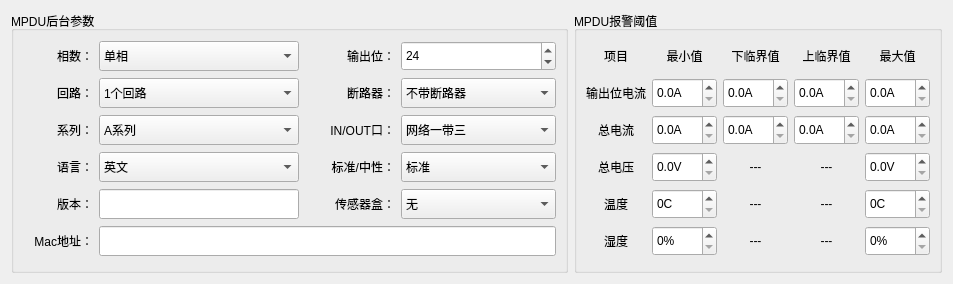
<?xml version="1.0" encoding="UTF-8"?>
<ui version="4.0">
 <class>Home_MpduWid</class>
 <widget class="QWidget" name="Home_MpduWid">
  <property name="geometry">
   <rect>
    <x>0</x>
    <y>0</y>
    <width>953</width>
    <height>284</height>
   </rect>
  </property>
  <property name="windowTitle">
   <string>Form</string>
  </property>
  <layout class="QGridLayout" name="gridLayout">
   <item row="0" column="0">
    <widget class="QGroupBox" name="groupBox">
     <property name="minimumSize">
      <size>
       <width>0</width>
       <height>30</height>
      </size>
     </property>
     <property name="title">
      <string>MPDU后台参数</string>
     </property>
     <layout class="QGridLayout" name="gridLayout_3">
      <item row="0" column="0">
       <widget class="QLabel" name="label">
        <property name="minimumSize">
         <size>
          <width>60</width>
          <height>30</height>
         </size>
        </property>
        <property name="maximumSize">
         <size>
          <width>70</width>
          <height>16777215</height>
         </size>
        </property>
        <property name="text">
         <string>相数：</string>
        </property>
        <property name="alignment">
         <set>Qt::AlignRight|Qt::AlignTrailing|Qt::AlignVCenter</set>
        </property>
       </widget>
      </item>
      <item row="0" column="1">
       <widget class="QComboBox" name="lineBox">
        <property name="minimumSize">
         <size>
          <width>0</width>
          <height>30</height>
         </size>
        </property>
        <item>
         <property name="text">
          <string>单相</string>
         </property>
        </item>
        <item>
         <property name="text">
          <string>三相</string>
         </property>
        </item>
       </widget>
      </item>
      <item row="0" column="2">
       <widget class="QLabel" name="label_3">
        <property name="minimumSize">
         <size>
          <width>60</width>
          <height>30</height>
         </size>
        </property>
        <property name="maximumSize">
         <size>
          <width>90</width>
          <height>16777215</height>
         </size>
        </property>
        <property name="text">
         <string>输出位：</string>
        </property>
        <property name="alignment">
         <set>Qt::AlignRight|Qt::AlignTrailing|Qt::AlignVCenter</set>
        </property>
       </widget>
      </item>
      <item row="0" column="3">
       <widget class="QSpinBox" name="outputSpin">
        <property name="minimumSize">
         <size>
          <width>0</width>
          <height>30</height>
         </size>
        </property>
        <property name="maximum">
         <number>42</number>
        </property>
        <property name="value">
         <number>24</number>
        </property>
       </widget>
      </item>
      <item row="1" column="0">
       <widget class="QLabel" name="label_2">
        <property name="minimumSize">
         <size>
          <width>60</width>
          <height>30</height>
         </size>
        </property>
        <property name="maximumSize">
         <size>
          <width>70</width>
          <height>16777215</height>
         </size>
        </property>
        <property name="text">
         <string>回路：</string>
        </property>
        <property name="alignment">
         <set>Qt::AlignRight|Qt::AlignTrailing|Qt::AlignVCenter</set>
        </property>
       </widget>
      </item>
      <item row="1" column="1">
       <widget class="QComboBox" name="loopBox">
        <property name="minimumSize">
         <size>
          <width>0</width>
          <height>30</height>
         </size>
        </property>
        <item>
         <property name="text">
          <string>1个回路</string>
         </property>
        </item>
        <item>
         <property name="text">
          <string>2个回路</string>
         </property>
        </item>
        <item>
         <property name="text">
          <string>3个回路</string>
         </property>
        </item>
        <item>
         <property name="text">
          <string>4个回路</string>
         </property>
        </item>
        <item>
         <property name="text">
          <string>6个回路</string>
         </property>
        </item>
       </widget>
      </item>
      <item row="1" column="2">
       <widget class="QLabel" name="label_7">
        <property name="minimumSize">
         <size>
          <width>60</width>
          <height>30</height>
         </size>
        </property>
        <property name="maximumSize">
         <size>
          <width>90</width>
          <height>16777215</height>
         </size>
        </property>
        <property name="text">
         <string>断路器：</string>
        </property>
        <property name="alignment">
         <set>Qt::AlignRight|Qt::AlignTrailing|Qt::AlignVCenter</set>
        </property>
       </widget>
      </item>
      <item row="1" column="3">
       <widget class="QComboBox" name="breakerBox">
        <property name="minimumSize">
         <size>
          <width>0</width>
          <height>30</height>
         </size>
        </property>
        <item>
         <property name="text">
          <string>不带断路器</string>
         </property>
        </item>
        <item>
         <property name="text">
          <string>带断路器</string>
         </property>
        </item>
       </widget>
      </item>
      <item row="2" column="0">
       <widget class="QLabel" name="label_5">
        <property name="minimumSize">
         <size>
          <width>60</width>
          <height>30</height>
         </size>
        </property>
        <property name="maximumSize">
         <size>
          <width>70</width>
          <height>16777215</height>
         </size>
        </property>
        <property name="text">
         <string>系列：</string>
        </property>
        <property name="alignment">
         <set>Qt::AlignRight|Qt::AlignTrailing|Qt::AlignVCenter</set>
        </property>
       </widget>
      </item>
      <item row="2" column="1">
       <widget class="QComboBox" name="seriesBox">
        <property name="minimumSize">
         <size>
          <width>0</width>
          <height>30</height>
         </size>
        </property>
        <item>
         <property name="text">
          <string>A系列</string>
         </property>
        </item>
        <item>
         <property name="text">
          <string>B系列</string>
         </property>
        </item>
        <item>
         <property name="text">
          <string>C系列</string>
         </property>
        </item>
        <item>
         <property name="text">
          <string>D系列</string>
         </property>
        </item>
       </widget>
      </item>
      <item row="2" column="2">
       <widget class="QLabel" name="label_8">
        <property name="minimumSize">
         <size>
          <width>60</width>
          <height>30</height>
         </size>
        </property>
        <property name="maximumSize">
         <size>
          <width>90</width>
          <height>16777215</height>
         </size>
        </property>
        <property name="text">
         <string>IN/OUT口：</string>
        </property>
        <property name="alignment">
         <set>Qt::AlignRight|Qt::AlignTrailing|Qt::AlignVCenter</set>
        </property>
       </widget>
      </item>
      <item row="2" column="3">
       <widget class="QComboBox" name="modbusBox">
        <property name="minimumSize">
         <size>
          <width>0</width>
          <height>30</height>
         </size>
        </property>
        <item>
         <property name="text">
          <string>网络一带三</string>
         </property>
        </item>
        <item>
         <property name="text">
          <string>Modbus</string>
         </property>
        </item>
       </widget>
      </item>
      <item row="3" column="0">
       <widget class="QLabel" name="label_6">
        <property name="minimumSize">
         <size>
          <width>60</width>
          <height>30</height>
         </size>
        </property>
        <property name="maximumSize">
         <size>
          <width>70</width>
          <height>16777215</height>
         </size>
        </property>
        <property name="text">
         <string>语言：</string>
        </property>
        <property name="alignment">
         <set>Qt::AlignRight|Qt::AlignTrailing|Qt::AlignVCenter</set>
        </property>
       </widget>
      </item>
      <item row="3" column="1">
       <widget class="QComboBox" name="languageBox">
        <property name="minimumSize">
         <size>
          <width>0</width>
          <height>30</height>
         </size>
        </property>
        <item>
         <property name="text">
          <string>英文</string>
         </property>
        </item>
        <item>
         <property name="text">
          <string>中文</string>
         </property>
        </item>
       </widget>
      </item>
      <item row="3" column="2">
       <widget class="QLabel" name="label_4">
        <property name="minimumSize">
         <size>
          <width>60</width>
          <height>30</height>
         </size>
        </property>
        <property name="maximumSize">
         <size>
          <width>90</width>
          <height>16777215</height>
         </size>
        </property>
        <property name="text">
         <string>标准/中性：</string>
        </property>
        <property name="alignment">
         <set>Qt::AlignRight|Qt::AlignTrailing|Qt::AlignVCenter</set>
        </property>
       </widget>
      </item>
      <item row="3" column="3">
       <widget class="QComboBox" name="standardBox">
        <property name="minimumSize">
         <size>
          <width>0</width>
          <height>30</height>
         </size>
        </property>
        <item>
         <property name="text">
          <string>标准</string>
         </property>
        </item>
        <item>
         <property name="text">
          <string>中性</string>
         </property>
        </item>
       </widget>
      </item>
      <item row="4" column="0">
       <widget class="QLabel" name="label_26">
        <property name="minimumSize">
         <size>
          <width>60</width>
          <height>30</height>
         </size>
        </property>
        <property name="maximumSize">
         <size>
          <width>70</width>
          <height>16777215</height>
         </size>
        </property>
        <property name="text">
         <string>版本：</string>
        </property>
        <property name="alignment">
         <set>Qt::AlignRight|Qt::AlignTrailing|Qt::AlignVCenter</set>
        </property>
       </widget>
      </item>
      <item row="4" column="1">
       <widget class="QLineEdit" name="versionEdit">
        <property name="minimumSize">
         <size>
          <width>0</width>
          <height>30</height>
         </size>
        </property>
        <property name="maximumSize">
         <size>
          <width>200</width>
          <height>16777215</height>
         </size>
        </property>
       </widget>
      </item>
      <item row="4" column="2">
       <widget class="QLabel" name="label_27">
        <property name="minimumSize">
         <size>
          <width>60</width>
          <height>30</height>
         </size>
        </property>
        <property name="maximumSize">
         <size>
          <width>90</width>
          <height>16777215</height>
         </size>
        </property>
        <property name="text">
         <string>传感器盒：</string>
        </property>
        <property name="alignment">
         <set>Qt::AlignRight|Qt::AlignTrailing|Qt::AlignVCenter</set>
        </property>
       </widget>
      </item>
      <item row="5" column="0">
       <widget class="QLabel" name="label_9">
        <property name="minimumSize">
         <size>
          <width>60</width>
          <height>30</height>
         </size>
        </property>
        <property name="maximumSize">
         <size>
          <width>80</width>
          <height>16777215</height>
         </size>
        </property>
        <property name="text">
         <string>Mac地址：</string>
        </property>
        <property name="alignment">
         <set>Qt::AlignRight|Qt::AlignTrailing|Qt::AlignVCenter</set>
        </property>
       </widget>
      </item>
      <item row="5" column="1" colspan="3">
       <widget class="QLineEdit" name="macEdit">
        <property name="minimumSize">
         <size>
          <width>0</width>
          <height>30</height>
         </size>
        </property>
       </widget>
      </item>
      <item row="4" column="3">
       <widget class="QComboBox" name="envBox">
        <property name="minimumSize">
         <size>
          <width>0</width>
          <height>30</height>
         </size>
        </property>
        <item>
         <property name="text">
          <string>无</string>
         </property>
        </item>
        <item>
         <property name="text">
          <string>有</string>
         </property>
        </item>
       </widget>
      </item>
     </layout>
    </widget>
   </item>
   <item row="0" column="1">
    <widget class="QGroupBox" name="groupBox_2">
     <property name="minimumSize">
      <size>
       <width>0</width>
       <height>30</height>
      </size>
     </property>
     <property name="title">
      <string>MPDU报警阈值</string>
     </property>
     <layout class="QGridLayout" name="gridLayout_2">
      <item row="5" column="3">
       <widget class="QLabel" name="label_25">
        <property name="minimumSize">
         <size>
          <width>0</width>
          <height>30</height>
         </size>
        </property>
        <property name="maximumSize">
         <size>
          <width>80</width>
          <height>16777215</height>
         </size>
        </property>
        <property name="text">
         <string>---</string>
        </property>
        <property name="alignment">
         <set>Qt::AlignCenter</set>
        </property>
       </widget>
      </item>
      <item row="3" column="0">
       <widget class="QLabel" name="label_15">
        <property name="minimumSize">
         <size>
          <width>0</width>
          <height>30</height>
         </size>
        </property>
        <property name="maximumSize">
         <size>
          <width>80</width>
          <height>16777215</height>
         </size>
        </property>
        <property name="text">
         <string>总电压</string>
        </property>
        <property name="alignment">
         <set>Qt::AlignCenter</set>
        </property>
       </widget>
      </item>
      <item row="4" column="0">
       <widget class="QLabel" name="label_18">
        <property name="minimumSize">
         <size>
          <width>0</width>
          <height>30</height>
         </size>
        </property>
        <property name="maximumSize">
         <size>
          <width>80</width>
          <height>16777215</height>
         </size>
        </property>
        <property name="text">
         <string>温度</string>
        </property>
        <property name="alignment">
         <set>Qt::AlignCenter</set>
        </property>
       </widget>
      </item>
      <item row="1" column="4">
       <widget class="QDoubleSpinBox" name="outputMaxSpin">
        <property name="minimumSize">
         <size>
          <width>0</width>
          <height>30</height>
         </size>
        </property>
        <property name="maximumSize">
         <size>
          <width>80</width>
          <height>16777215</height>
         </size>
        </property>
        <property name="suffix">
         <string>A</string>
        </property>
        <property name="decimals">
         <number>1</number>
        </property>
        <property name="maximum">
         <double>300.000000000000000</double>
        </property>
       </widget>
      </item>
      <item row="2" column="4">
       <widget class="QDoubleSpinBox" name="curMaxSpin">
        <property name="minimumSize">
         <size>
          <width>0</width>
          <height>30</height>
         </size>
        </property>
        <property name="maximumSize">
         <size>
          <width>80</width>
          <height>16777215</height>
         </size>
        </property>
        <property name="suffix">
         <string>A</string>
        </property>
        <property name="decimals">
         <number>1</number>
        </property>
        <property name="maximum">
         <double>300.000000000000000</double>
        </property>
       </widget>
      </item>
      <item row="0" column="0">
       <widget class="QLabel" name="label_14">
        <property name="minimumSize">
         <size>
          <width>0</width>
          <height>30</height>
         </size>
        </property>
        <property name="maximumSize">
         <size>
          <width>80</width>
          <height>30</height>
         </size>
        </property>
        <property name="text">
         <string>项目</string>
        </property>
        <property name="alignment">
         <set>Qt::AlignCenter</set>
        </property>
       </widget>
      </item>
      <item row="2" column="3">
       <widget class="QDoubleSpinBox" name="curCrMaxSpin">
        <property name="minimumSize">
         <size>
          <width>0</width>
          <height>30</height>
         </size>
        </property>
        <property name="maximumSize">
         <size>
          <width>80</width>
          <height>16777215</height>
         </size>
        </property>
        <property name="suffix">
         <string>A</string>
        </property>
        <property name="decimals">
         <number>1</number>
        </property>
        <property name="maximum">
         <double>300.000000000000000</double>
        </property>
       </widget>
      </item>
      <item row="3" column="1">
       <widget class="QDoubleSpinBox" name="volMinSpin">
        <property name="minimumSize">
         <size>
          <width>0</width>
          <height>30</height>
         </size>
        </property>
        <property name="maximumSize">
         <size>
          <width>80</width>
          <height>16777215</height>
         </size>
        </property>
        <property name="suffix">
         <string>V</string>
        </property>
        <property name="decimals">
         <number>1</number>
        </property>
        <property name="maximum">
         <double>300.000000000000000</double>
        </property>
       </widget>
      </item>
      <item row="0" column="2">
       <widget class="QLabel" name="label_11">
        <property name="minimumSize">
         <size>
          <width>0</width>
          <height>30</height>
         </size>
        </property>
        <property name="maximumSize">
         <size>
          <width>80</width>
          <height>30</height>
         </size>
        </property>
        <property name="text">
         <string>下临界值</string>
        </property>
        <property name="alignment">
         <set>Qt::AlignCenter</set>
        </property>
       </widget>
      </item>
      <item row="4" column="3">
       <widget class="QLabel" name="label_22">
        <property name="minimumSize">
         <size>
          <width>0</width>
          <height>30</height>
         </size>
        </property>
        <property name="maximumSize">
         <size>
          <width>80</width>
          <height>16777215</height>
         </size>
        </property>
        <property name="text">
         <string>---</string>
        </property>
        <property name="alignment">
         <set>Qt::AlignCenter</set>
        </property>
       </widget>
      </item>
      <item row="5" column="4">
       <widget class="QDoubleSpinBox" name="humMaxSpin">
        <property name="minimumSize">
         <size>
          <width>0</width>
          <height>30</height>
         </size>
        </property>
        <property name="maximumSize">
         <size>
          <width>80</width>
          <height>16777215</height>
         </size>
        </property>
        <property name="suffix">
         <string>%</string>
        </property>
        <property name="decimals">
         <number>0</number>
        </property>
        <property name="maximum">
         <double>300.000000000000000</double>
        </property>
       </widget>
      </item>
      <item row="3" column="4">
       <widget class="QDoubleSpinBox" name="volMaxSpin">
        <property name="minimumSize">
         <size>
          <width>0</width>
          <height>30</height>
         </size>
        </property>
        <property name="maximumSize">
         <size>
          <width>80</width>
          <height>16777215</height>
         </size>
        </property>
        <property name="suffix">
         <string>V</string>
        </property>
        <property name="decimals">
         <number>1</number>
        </property>
        <property name="maximum">
         <double>300.000000000000000</double>
        </property>
       </widget>
      </item>
      <item row="1" column="0">
       <widget class="QLabel" name="label_17">
        <property name="minimumSize">
         <size>
          <width>0</width>
          <height>30</height>
         </size>
        </property>
        <property name="maximumSize">
         <size>
          <width>80</width>
          <height>16777215</height>
         </size>
        </property>
        <property name="text">
         <string>输出位电流</string>
        </property>
        <property name="alignment">
         <set>Qt::AlignCenter</set>
        </property>
       </widget>
      </item>
      <item row="5" column="2">
       <widget class="QLabel" name="label_24">
        <property name="minimumSize">
         <size>
          <width>0</width>
          <height>30</height>
         </size>
        </property>
        <property name="maximumSize">
         <size>
          <width>80</width>
          <height>16777215</height>
         </size>
        </property>
        <property name="text">
         <string>---</string>
        </property>
        <property name="alignment">
         <set>Qt::AlignCenter</set>
        </property>
       </widget>
      </item>
      <item row="2" column="0">
       <widget class="QLabel" name="label_16">
        <property name="minimumSize">
         <size>
          <width>0</width>
          <height>30</height>
         </size>
        </property>
        <property name="maximumSize">
         <size>
          <width>80</width>
          <height>16777215</height>
         </size>
        </property>
        <property name="text">
         <string>总电流</string>
        </property>
        <property name="alignment">
         <set>Qt::AlignCenter</set>
        </property>
       </widget>
      </item>
      <item row="0" column="1">
       <widget class="QLabel" name="label_10">
        <property name="minimumSize">
         <size>
          <width>0</width>
          <height>30</height>
         </size>
        </property>
        <property name="maximumSize">
         <size>
          <width>80</width>
          <height>30</height>
         </size>
        </property>
        <property name="text">
         <string>最小值</string>
        </property>
        <property name="alignment">
         <set>Qt::AlignCenter</set>
        </property>
       </widget>
      </item>
      <item row="3" column="3">
       <widget class="QLabel" name="label_21">
        <property name="minimumSize">
         <size>
          <width>0</width>
          <height>30</height>
         </size>
        </property>
        <property name="maximumSize">
         <size>
          <width>80</width>
          <height>16777215</height>
         </size>
        </property>
        <property name="text">
         <string>---</string>
        </property>
        <property name="alignment">
         <set>Qt::AlignCenter</set>
        </property>
       </widget>
      </item>
      <item row="3" column="2">
       <widget class="QLabel" name="label_20">
        <property name="minimumSize">
         <size>
          <width>0</width>
          <height>30</height>
         </size>
        </property>
        <property name="maximumSize">
         <size>
          <width>80</width>
          <height>16777215</height>
         </size>
        </property>
        <property name="text">
         <string>---</string>
        </property>
        <property name="alignment">
         <set>Qt::AlignCenter</set>
        </property>
       </widget>
      </item>
      <item row="1" column="3">
       <widget class="QDoubleSpinBox" name="outputCrMaxSpin">
        <property name="minimumSize">
         <size>
          <width>0</width>
          <height>30</height>
         </size>
        </property>
        <property name="maximumSize">
         <size>
          <width>80</width>
          <height>16777215</height>
         </size>
        </property>
        <property name="suffix">
         <string>A</string>
        </property>
        <property name="decimals">
         <number>1</number>
        </property>
        <property name="maximum">
         <double>300.000000000000000</double>
        </property>
       </widget>
      </item>
      <item row="2" column="2">
       <widget class="QDoubleSpinBox" name="curCrMinSpin">
        <property name="minimumSize">
         <size>
          <width>0</width>
          <height>30</height>
         </size>
        </property>
        <property name="maximumSize">
         <size>
          <width>80</width>
          <height>16777215</height>
         </size>
        </property>
        <property name="suffix">
         <string>A</string>
        </property>
        <property name="decimals">
         <number>1</number>
        </property>
        <property name="maximum">
         <double>300.000000000000000</double>
        </property>
       </widget>
      </item>
      <item row="0" column="4">
       <widget class="QLabel" name="label_13">
        <property name="minimumSize">
         <size>
          <width>0</width>
          <height>30</height>
         </size>
        </property>
        <property name="maximumSize">
         <size>
          <width>80</width>
          <height>30</height>
         </size>
        </property>
        <property name="text">
         <string>最大值</string>
        </property>
        <property name="alignment">
         <set>Qt::AlignCenter</set>
        </property>
       </widget>
      </item>
      <item row="4" column="2">
       <widget class="QLabel" name="label_23">
        <property name="minimumSize">
         <size>
          <width>0</width>
          <height>30</height>
         </size>
        </property>
        <property name="maximumSize">
         <size>
          <width>80</width>
          <height>16777215</height>
         </size>
        </property>
        <property name="text">
         <string>---</string>
        </property>
        <property name="alignment">
         <set>Qt::AlignCenter</set>
        </property>
       </widget>
      </item>
      <item row="1" column="2">
       <widget class="QDoubleSpinBox" name="outputCrMinSpin">
        <property name="minimumSize">
         <size>
          <width>0</width>
          <height>30</height>
         </size>
        </property>
        <property name="maximumSize">
         <size>
          <width>80</width>
          <height>16777215</height>
         </size>
        </property>
        <property name="suffix">
         <string>A</string>
        </property>
        <property name="decimals">
         <number>1</number>
        </property>
        <property name="maximum">
         <double>300.000000000000000</double>
        </property>
       </widget>
      </item>
      <item row="5" column="0">
       <widget class="QLabel" name="label_19">
        <property name="minimumSize">
         <size>
          <width>0</width>
          <height>30</height>
         </size>
        </property>
        <property name="maximumSize">
         <size>
          <width>80</width>
          <height>16777215</height>
         </size>
        </property>
        <property name="text">
         <string>湿度</string>
        </property>
        <property name="alignment">
         <set>Qt::AlignCenter</set>
        </property>
       </widget>
      </item>
      <item row="4" column="4">
       <widget class="QDoubleSpinBox" name="temMaxSpin">
        <property name="minimumSize">
         <size>
          <width>0</width>
          <height>30</height>
         </size>
        </property>
        <property name="maximumSize">
         <size>
          <width>80</width>
          <height>16777215</height>
         </size>
        </property>
        <property name="suffix">
         <string>C</string>
        </property>
        <property name="decimals">
         <number>0</number>
        </property>
        <property name="maximum">
         <double>300.000000000000000</double>
        </property>
       </widget>
      </item>
      <item row="0" column="3">
       <widget class="QLabel" name="label_12">
        <property name="minimumSize">
         <size>
          <width>0</width>
          <height>30</height>
         </size>
        </property>
        <property name="maximumSize">
         <size>
          <width>80</width>
          <height>30</height>
         </size>
        </property>
        <property name="text">
         <string>上临界值</string>
        </property>
        <property name="alignment">
         <set>Qt::AlignCenter</set>
        </property>
       </widget>
      </item>
      <item row="5" column="1">
       <widget class="QDoubleSpinBox" name="humMinSpin">
        <property name="minimumSize">
         <size>
          <width>0</width>
          <height>30</height>
         </size>
        </property>
        <property name="maximumSize">
         <size>
          <width>80</width>
          <height>16777215</height>
         </size>
        </property>
        <property name="suffix">
         <string>%</string>
        </property>
        <property name="decimals">
         <number>0</number>
        </property>
        <property name="maximum">
         <double>300.000000000000000</double>
        </property>
       </widget>
      </item>
      <item row="2" column="1">
       <widget class="QDoubleSpinBox" name="curMinSpin">
        <property name="minimumSize">
         <size>
          <width>0</width>
          <height>30</height>
         </size>
        </property>
        <property name="maximumSize">
         <size>
          <width>80</width>
          <height>16777215</height>
         </size>
        </property>
        <property name="suffix">
         <string>A</string>
        </property>
        <property name="decimals">
         <number>1</number>
        </property>
        <property name="maximum">
         <double>300.000000000000000</double>
        </property>
       </widget>
      </item>
      <item row="1" column="1">
       <widget class="QDoubleSpinBox" name="outputMinSpin">
        <property name="minimumSize">
         <size>
          <width>0</width>
          <height>30</height>
         </size>
        </property>
        <property name="maximumSize">
         <size>
          <width>80</width>
          <height>16777215</height>
         </size>
        </property>
        <property name="suffix">
         <string>A</string>
        </property>
        <property name="decimals">
         <number>1</number>
        </property>
        <property name="maximum">
         <double>300.000000000000000</double>
        </property>
       </widget>
      </item>
      <item row="4" column="1">
       <widget class="QDoubleSpinBox" name="temMinSpin">
        <property name="minimumSize">
         <size>
          <width>0</width>
          <height>30</height>
         </size>
        </property>
        <property name="maximumSize">
         <size>
          <width>80</width>
          <height>16777215</height>
         </size>
        </property>
        <property name="suffix">
         <string>C</string>
        </property>
        <property name="decimals">
         <number>0</number>
        </property>
        <property name="maximum">
         <double>300.000000000000000</double>
        </property>
       </widget>
      </item>
     </layout>
    </widget>
   </item>
  </layout>
 </widget>
 <resources/>
 <connections/>
</ui>
